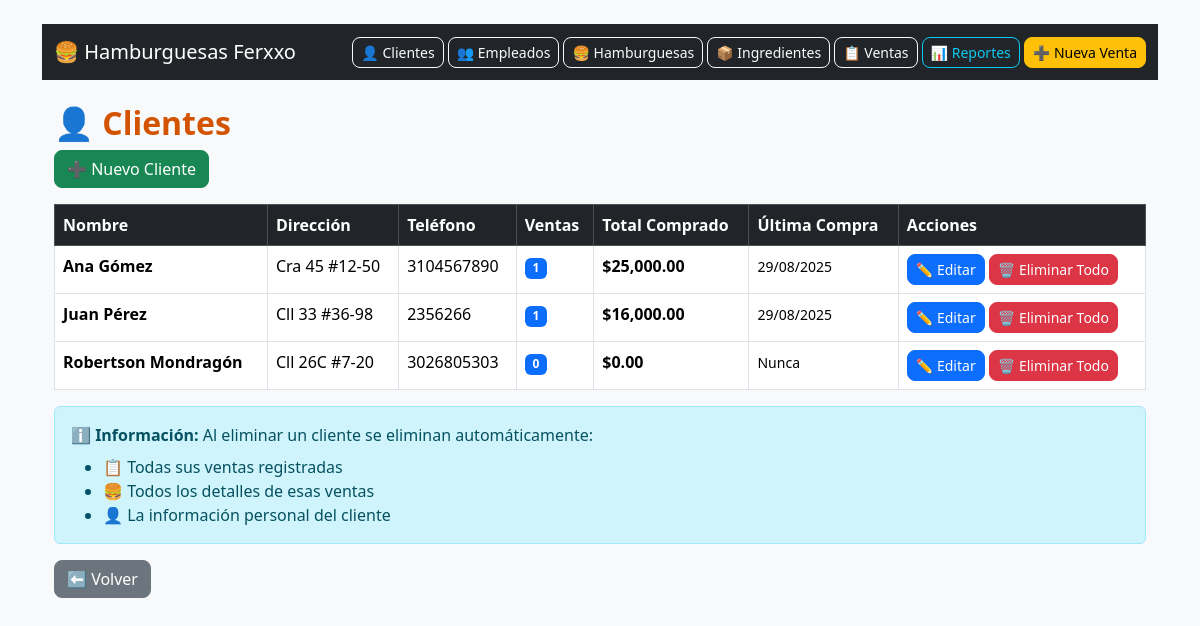
The app's page /clientes.php, older data.
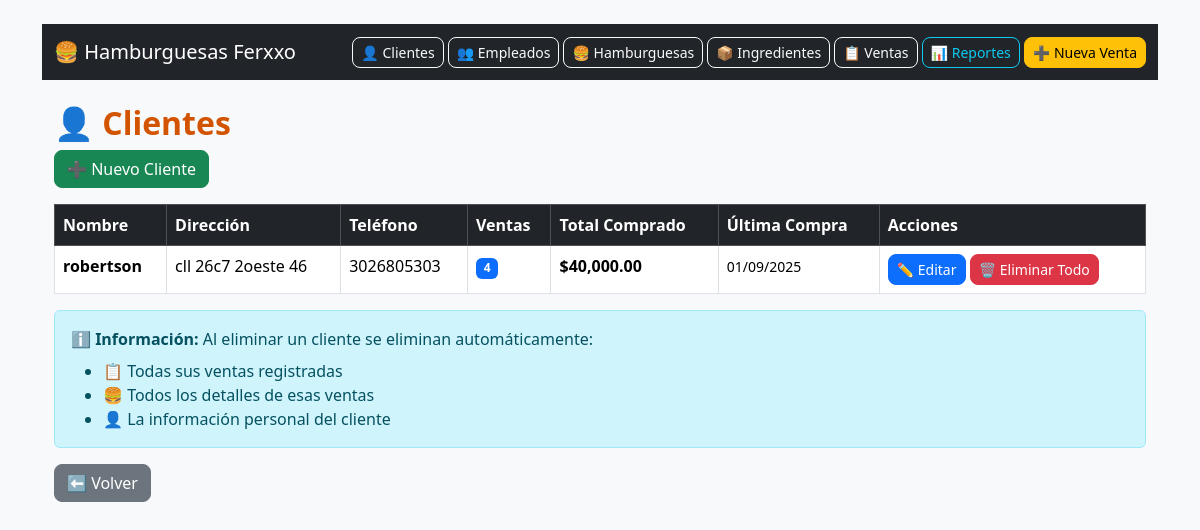
The same page, newer data.
### tables this page shows
CREATE TABLE `clientes` (
  `id_cliente` int(11) NOT NULL,
  `nombre` varchar(100) NOT NULL,
  `direccion` varchar(150) DEFAULT NULL,
  `telefono` varchar(20) DEFAULT NULL
);

### clientes.php (the view, shortened to what this page needs)
<?php include("config/db.php"); ?>
<!DOCTYPE html>
<html lang="es">
<head>
    <link href="https://cdn.jsdelivr.net/npm/bootstrap@5.3.2/dist/css/bootstrap.min.css" rel="stylesheet">
</head>
<body class="bg-light">
<div class="container mt-4">
<?php include("header.php"); ?>
<h2>👤 Clientes</h2>
<a href="nuevo_cliente.php" class="btn btn-success mb-3">➕ Nuevo Cliente</a>
<table class="table table-bordered table-hover">
    <thead class="table-dark">
        <tr>
            <th>Nombre</th>
            <th>Dirección</th>
            <th>Teléfono</th>
            <th>Ventas</th>
            <th>Total Comprado</th>
            <th>Última Compra</th>
            <th>Acciones</th>
        </tr>
    </thead>
    <tbody>
    <?php
    $sql = "SELECT c.*,
                   COUNT(v.id_venta) as num_ventas,
                   COALESCE(SUM(v.valor_total), 0) as total_comprado,
                   MAX(v.fecha) as ultima_compra
            FROM clientes c
            LEFT JOIN ventas v ON c.id_cliente = v.cliente_id
            GROUP BY c.id_cliente
            ORDER BY c.nombre";
    $result = $conn->query($sql);
    while($row = $result->fetch_assoc()){
        $ultima_compra = $row['ultima_compra'] ? date('d/m/Y', strtotime($row['ultima_compra'])) : 'Nunca';
        echo "<tr>
                <td><strong>".$row['nombre']."</strong></td>
                <td>".$row['direccion']."</td>
                <td>".$row['telefono']."</td>
                <td><span class='badge bg-primary'>".$row['num_ventas']."</span></td>
                <td><strong>$".number_format($row['total_comprado'], 2)."</strong></td>
                <td><small>$ultima_compra</small></td>
                <td>
                    <a href='editar_cliente.php?id=".$row['id_cliente']."'
                       class='btn btn-sm btn-primary'
                       title='Editar información del cliente'>✏️ Editar</a>
                    <a href='clientes.php?eliminar=".$row['id_cliente']."'
                       class='btn btn-sm btn-danger'
                       onclick=\"return confirm('⚠️ ELIMINAR CLIENTE\\n\\nEsto eliminará:\\n• Cliente: ".$row['nombre']."\\n• Sus ".$row['num_ventas']." ventas\\n• Todos los detalles asociados\\n\\n¿Está seguro?')\"
                       title='Eliminar cliente y todos sus registros'>
                       🗑️ Eliminar Todo
                    </a>
                </td>
              </tr>";
    }
    ?>
    </tbody>
</table>
<div class="mt-3">
    <div class="alert alert-info">
        <strong>ℹ️ Información:</strong> Al eliminar un cliente se eliminan automáticamente:
        <ul class="mb-0 mt-2">
            <li>📋 Todas sus ventas registradas</li>
            <li>🍔 Todos los detalles de esas ventas</li>
            <li>👤 La información personal del cliente</li>
        </ul>
    </div>
</div>
<a href="index.php" class="btn btn-secondary">⬅️ Volver</a>
</div>
</body>
</html>

Row changes from the older to the newer data that the page shows:
removed clientes: nombre "Ana Gómez", direccion "Cra 45 #12-50", telefono "3104567890", num_ventas "1", total_comprado "25,000.00", ultima_compra "29/08/2025"
removed clientes: nombre "Juan Pérez", direccion "Cll 33 #36-98", telefono "2356266", num_ventas "1", total_comprado "16,000.00", ultima_compra "29/08/2025"
removed clientes: nombre "Robertson Mondragón", direccion "Cll 26C #7-20", telefono "3026805303", num_ventas "0", total_comprado "0.00", ultima_compra "Nunca"
added clientes: nombre "robertson", direccion "cll 26c7 2oeste 46", telefono "3026805303", num_ventas "4", total_comprado "40,000.00", ultima_compra "01/09/2025"
